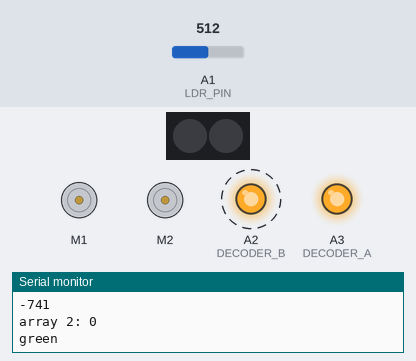
The sketch below on a simulated Arduino Uno, built with avr-gcc and run on an emulated ATmega328P. On the bench: 2 × DC motor (green arrow = forward, orange = backward, longer = faster), 2 RGB LEDs in strip order, left to right, output pins drawn as LEDs (lit = HIGH), the last lines printed to the serial monitor. Dashed ring = blinking. The inputs (shaded band) are chosen by the test bench; at power-on: A1 (LDR_PIN) = 512. Dim RGB values are drawn brighter than linear.

Above: at 3.3 s.
3.4 s: A1 (LDR_PIN) set to 1023
At 4.6 s:
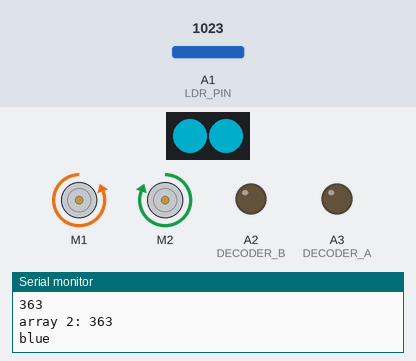
6.4 s: A1 (LDR_PIN) set to 210
At 7.11 s:
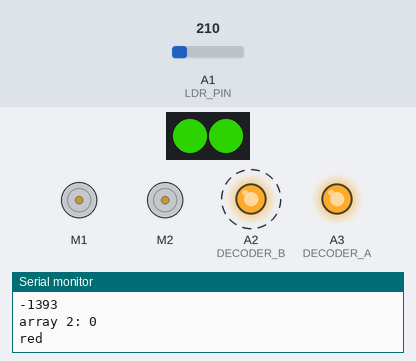
9.4 s: A1 (LDR_PIN) set to 900
At 10.89 s:
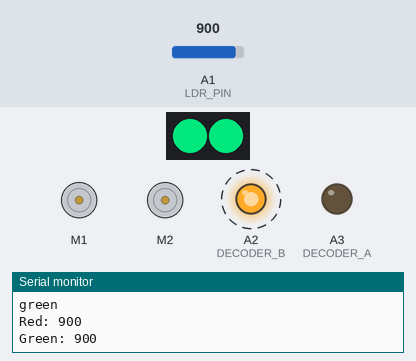
12.4 s: A1 (LDR_PIN) set to 716
At 14.14 s:
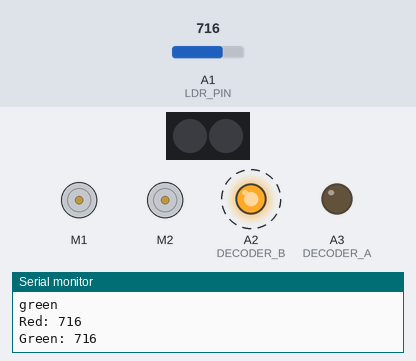
Timing chart, 0 to 16.4 s (numbered marks = the images above; inputs shaded):
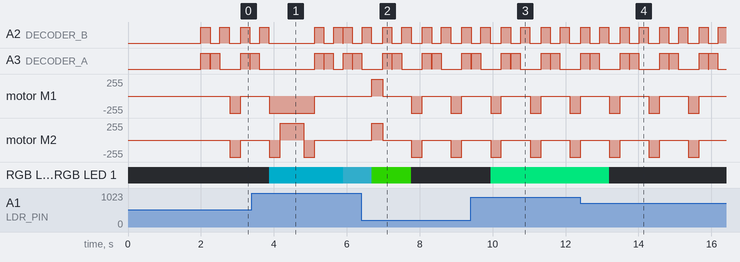

Measured:
- after the input at 3.4 s, RGB LED 0, RGB LED 1: off → RGB(0, 91, 107) after 0.47 s, → RGB(26, 91, 107) 2.0 s later
- after the input at 6.4 s, motor M1, motor M2: stopped → forward 255/255 after 0.29 s, then repeats every 1.1 s: stopped 0.78 s, backward 255/255 0.30 s; RGB LED 0, RGB LED 1: RGB(26, 91, 107) → RGB(26, 125, 0) after 0.29 s, → off 1.1 s later
- after the input at 9.4 s, RGB LED 0, RGB LED 1: off → RGB(0, 180, 97) after 0.54 s
- after the input at 12.4 s, RGB LED 0, RGB LED 1: RGB(0, 180, 97) → off after 0.80 s
- by itself, A2 (DECODER_B): alternates HIGH for 0.25 s and LOW for 0.27 s
- by itself, A3 (DECODER_A): repeats every 1.1 s: LOW 0.01 s, HIGH 0.25 s, LOW 0.57 s, HIGH 0.25 s

The sketch:

fast.ino
```cpp
#include "MeMCore.h"

//Pin Definitions
#define ULTRASONIC_PIN 12 //12 for port 1, 10 for port 2
#define IR_RECEIVER_PIN A0
#define LDR_PIN A1
#define DECODER_B A2  //connect decoder connection to port 3
#define DECODER_A A3

//Value Definitions
#define SPEED_OF_SOUND 345
#define TURNING_TIME 300 // The time duration (ms) for turning
#define FORWARD_TIME 650
#define CORRECT_TIME 20
#define LDR_WAIT 10
#define IR_WAIT 15
#define CORRECT_TIMES 2
#define RGB_TIME 200
#define BASELINE_AMBIENT_IR 950
#define RED 1
#define GREEN 2
#define ORANGE 3
#define PURPLE 4
#define LIGHT_BLUE 5
#define WHITE 6

MeBuzzer buzzer; // create the buzzer object
MeDCMotor leftMotor(M1); // assigning leftMotor to port M1
MeDCMotor rightMotor(M2); // assigning RightMotor to port M2
MeRGBLed led(0, 30); // Based on hardware connections on mCore; cannot change
MeLineFollower lineFinder(PORT_2);

// Setting motor speed to an integer between 1 and 255
// The larger the number, the faster the speed
uint8_t motorSpeed = 255; // (255 / 3) for actual speed
int status = 0;

long colour_array[3] = {0};

//find lab values
long black_array[] = {930, 768, 855};
long white_array[] = {974, 955, 973};
long rgb_array[3] = {0};

//credit to Dr Henry for this function
long get_LDR_avg_reading(int times) {
  long total = 0;
  for (int i = 0; i < times; i += 1) {
    total += analogRead(LDR_PIN);
    delay(LDR_WAIT);
  }
  return total / times;
}

long get_IR_avg_reading(int times) {
  long total = 0;
  for (int i = 0; i < times; i += 1) {
    total += analogRead(IR_RECEIVER_PIN);
    delay(IR_WAIT);
  }
  return total / times;
}

void stop_motor() {
  leftMotor.stop();
  rightMotor.stop();
}

void go_forward() {
  leftMotor.run(-motorSpeed);
  rightMotor.run(motorSpeed);
}

void reverse(int time) {
  leftMotor.run(motorSpeed);
  rightMotor.run(-motorSpeed);
  delay(time);
  stop_motor();
}

void right_turn(int time) {
  leftMotor.run(-motorSpeed);
  rightMotor.run(-motorSpeed);
  delay(time);
  stop_motor();
}

void left_turn(int time) {
  leftMotor.run(motorSpeed);
  rightMotor.run(motorSpeed);
  delay(time);
  stop_motor();
}

void right_turn_2_grid(int turn_time, int fwd_time) {
  right_turn(turn_time);
  go_forward();
  delay(fwd_time);
  stop_motor();
  right_turn(turn_time);
}

void left_turn_2_grid(int turn_time, int fwd_time) {
  left_turn(turn_time);
  go_forward();
  delay(fwd_time);
  stop_motor();
  left_turn(turn_time);
}

void rotate_back(int time) {
  right_turn(time + 10);
  right_turn(time + 10);
  stop_motor();
}

void calibrate_speed_of_sound() {
  float speed;
  Serial.println("Place object 10 cm away from sensor");
  delay(2000);
  digitalWrite(ULTRASONIC_PIN, LOW);
  delayMicroseconds(2);
  digitalWrite(ULTRASONIC_PIN, HIGH);
  delayMicroseconds(100);
  digitalWrite(ULTRASONIC_PIN, LOW);
  pinMode(ULTRASONIC_PIN, INPUT);
  long duration = pulseIn(ULTRASONIC_PIN, HIGH);
  Serial.println(duration);
  speed = ((10.0 * 2 * 10000.0) / ((float)duration ));
  Serial.println(speed);
}

void endSong() {
#define NOTE_B0  31
#define NOTE_C1  33
#define NOTE_CS1 35
#define NOTE_D1  37
#define NOTE_DS1 39
#define NOTE_E1  41
#define NOTE_F1  44
#define NOTE_FS1 46
#define NOTE_G1  49
#define NOTE_GS1 52
#define NOTE_A1  55
#define NOTE_AS1 58
#define NOTE_B1  62
#define NOTE_C2  65
#define NOTE_CS2 69
#define NOTE_D2  73
#define NOTE_DS2 78
#define NOTE_E2  82
#define NOTE_F2  87
#define NOTE_FS2 93
#define NOTE_G2  98
#define NOTE_GS2 104
#define NOTE_A2  110
#define NOTE_AS2 117
#define NOTE_B2  123
#define NOTE_C3  131
#define NOTE_CS3 139
#define NOTE_D3  147
#define NOTE_DS3 156
#define NOTE_E3  165
#define NOTE_F3  175
#define NOTE_FS3 185
#define NOTE_G3  196
#define NOTE_GS3 208
#define NOTE_A3  220
#define NOTE_AS3 233
#define NOTE_B3  247
#define NOTE_C4  262
#define NOTE_CS4 277
#define NOTE_D4  294
#define NOTE_DS4 311
#define NOTE_E4  330
#define NOTE_F4  349
#define NOTE_FS4 370
#define NOTE_G4  392
#define NOTE_GS4 415
#define NOTE_A4  440
#define NOTE_AS4 466
#define NOTE_B4  494
#define NOTE_C5  523
#define NOTE_CS5 554
#define NOTE_D5  587
#define NOTE_DS5 622
#define NOTE_E5  659
#define NOTE_F5  698
#define NOTE_FS5 740
#define NOTE_G5  784
#define NOTE_GS5 831
#define NOTE_A5  880
#define NOTE_AS5 932
#define NOTE_B5  988
#define NOTE_C6  1047
#define NOTE_CS6 1109
#define NOTE_D6  1175
#define NOTE_DS6 1245
#define NOTE_E6  1319
#define NOTE_F6  1397
#define NOTE_FS6 1480
#define NOTE_G6  1568
#define NOTE_GS6 1661
#define NOTE_A6  1760
#define NOTE_AS6 1865
#define NOTE_B6  1976
#define NOTE_C7  2093
#define NOTE_CS7 2217
#define NOTE_D7  2349
#define NOTE_DS7 2489
#define NOTE_E7  2637
#define NOTE_F7  2794
#define NOTE_FS7 2960
#define NOTE_G7  3136
#define NOTE_GS7 3322
#define NOTE_A7  3520
#define NOTE_AS7 3729
#define NOTE_B7  3951
#define NOTE_C8  4186
#define NOTE_CS8 4435
#define NOTE_D8  4699
#define NOTE_DS8 4978
#define REST      0

  int tempo = 114;

  int melody[] = {

    NOTE_A4, 16, NOTE_B4, 16, NOTE_D5, 16, NOTE_B4, 16,
    NOTE_FS5, -8, NOTE_FS5, -8, NOTE_E5, -4, NOTE_A4, 16, NOTE_B4, 16, NOTE_D5, 16, NOTE_B4, 16,
    NOTE_A5, 4, NOTE_CS5, 8, NOTE_D5, -8, NOTE_CS5, 16, NOTE_B4, 8, NOTE_A4, 16, NOTE_B4, 16, NOTE_D5, 16, NOTE_B4, 16,

    NOTE_D5, 4, NOTE_E5, 8, NOTE_CS5, -8, NOTE_B4, 16, NOTE_A4, 4, NOTE_A4, 8, //23
    NOTE_E5, 4, NOTE_D5, 2, REST, 4,


  };

  int notes = sizeof(melody) / sizeof(melody[0]) / 2;

  int wholenote = (60000 * 4) / tempo;

  int divider = 0, noteDuration = 0;
  for (int thisNote = 0; thisNote < notes * 2; thisNote = thisNote + 2) {
    divider = melody[thisNote + 1];
    if (divider > 0) {
      noteDuration = (wholenote) / divider;
    } else if (divider < 0) {
      noteDuration = (wholenote) / abs(divider);
      noteDuration *= 1.5;
    }
    buzzer.tone(melody[thisNote], noteDuration);
  }
}

float distance_left() {
  digitalWrite(ULTRASONIC_PIN, LOW);
  delayMicroseconds(2);
  digitalWrite(ULTRASONIC_PIN, HIGH);
  delayMicroseconds(100);
  digitalWrite(ULTRASONIC_PIN, LOW);

  pinMode(ULTRASONIC_PIN, INPUT);
  long duration = pulseIn(ULTRASONIC_PIN, HIGH, 3000);
  float distance = (((float)SPEED_OF_SOUND * (float)duration / 10000.0) / 2.0) - 3.5;
  //  Serial.println(duration);
//  Serial.print("distance: ");
//  Serial.println(distance);
//  Serial.println("cm");
  delay(300);
  if (distance < 0) {
    return 100;
  }
  return distance;
}

void adjust_angle() {
  float distance_1 = distance_left();
  if (distance_1 > 15.5) {
    return;
  }
  //
  //  if (distance_1 < 5) {
  //    right_turn(TURNING_TIME / 2);
  //    stop_motor();
  //  }
  //
  //  else if (distance_1 > 11) {
  //    left_turn(TURNING_TIME / 2);
  //    stop_motor();
  //  }

  //using 8cm as the mid point
  if (distance_1 > 8.5) {
    left_turn(CORRECT_TIME);
    stop_motor();
  }

  else if (distance_1 < 6.5) {
    right_turn(CORRECT_TIME);
    stop_motor();
  }
}

void shine_red() {
  analogWrite(DECODER_A, 255);
  analogWrite(DECODER_B, 255);
  delay(RGB_TIME);
  colour_array[0] = get_LDR_avg_reading(5);
  analogWrite(DECODER_A, LOW);
  analogWrite(DECODER_B, LOW);
  Serial.print("Red: ");
  Serial.println(colour_array[0]);
  delay(LDR_WAIT);
}

void shine_green() {
  analogWrite(DECODER_A, 255);
  analogWrite(DECODER_B, 0);
  delay(RGB_TIME);
  colour_array[1] = get_LDR_avg_reading(5);
  analogWrite(DECODER_A, LOW);
  analogWrite(DECODER_B, LOW);
  Serial.print("Green: ");
  Serial.println(colour_array[1]);
  delay(LDR_WAIT);
}

void shine_blue() {
  analogWrite(DECODER_A, 0);
  analogWrite(DECODER_B, 255);
  delay(RGB_TIME);
  colour_array[2] = get_LDR_avg_reading(5);
  analogWrite(DECODER_A, LOW);
  analogWrite(DECODER_B, LOW);
  Serial.print("Blue: ");
  Serial.println(colour_array[2]);
  delay(LDR_WAIT);
}

//1 Red
//2 Green
//3 Orange
//4 Purple
//5 Light Blue
//6 White
int identify_colour() {
  int red = rgb_array[0];
  int green = rgb_array[1];
  int blue = rgb_array[2];

  if (red > 199) {

    if (green > 200) {
      if (blue > 200) {
        Serial.println("white");
        return WHITE;
      }
    }

    if (green < 150) {
      Serial.println("red");
      return RED;
    }

    if (green > 130) {
      Serial.println("orange");
      return ORANGE;
    }
  }

  if (blue > 220) {
    Serial.println("blue");
    return LIGHT_BLUE;
  }

  if (blue < 130) {
    Serial.println("green");
    return GREEN;
  }

  if (blue > 70) {
    Serial.println("purple");
    return PURPLE;
  }
  delay(5000);

  return identify_colour();
}

void colour_instruction(int colour) {
  if (colour == RED) {
    left_turn(TURNING_TIME);
    return;
  }

  if (colour == GREEN) {
    right_turn(TURNING_TIME);
    return;
  }

  if (colour == ORANGE) {
    rotate_back(TURNING_TIME);
    return;
  }

  if (colour == PURPLE) {
    left_turn_2_grid(TURNING_TIME, FORWARD_TIME);
    return;
  }

  if (colour == LIGHT_BLUE) {
    right_turn_2_grid(TURNING_TIME, FORWARD_TIME);
    return;
  }

  if (colour == WHITE) {
  }
}

//1 Red
//2 Green
//3 Orange
//4 Purple
//5 Light Blue
//6 White
void parse_colour() {
  shine_red();
  shine_green();
  shine_blue();

  for (int i = 0; i < 3; i += 1) {
    long reading = ((colour_array[i] - black_array[i]) * 255) / (white_array[i] - black_array[i]);
    Serial.println(reading);

    if (reading < 0) {
      reading = 0;
    }
    rgb_array[i] = reading;

    Serial.print("array ");
    Serial.print(i);
    Serial.print(": ");
    Serial.println(rgb_array[i]);
  }

  led.setColor(rgb_array[0], rgb_array[1], rgb_array[2]);
  led.show();
  int colour = identify_colour();
  colour_instruction(colour);
}

int ir_read() {

  stop_motor();
  analogWrite(DECODER_A, 0);
  analogWrite(DECODER_B, 255);

  delay(IR_WAIT);

  int ambient = analogRead(IR_RECEIVER_PIN);
  Serial.print("ambient: ");
  Serial.println(ambient);

  analogWrite(DECODER_A, LOW);
  analogWrite(DECODER_B, LOW);

  delay(IR_WAIT);

  int reading = analogRead(IR_RECEIVER_PIN);
  Serial.print("reading: ");
  Serial.println(reading);

  Serial.print("difference: ");
  Serial.println(ambient - reading);

  analogWrite(DECODER_A, 0);
  analogWrite(DECODER_B, 255);
}

void travel() {
  int sensor_state = lineFinder.readSensors();
  if (sensor_state != 3) {
    stop_motor();
    parse_colour();
  }
  else {
    sensor_state = lineFinder.readSensors();
  }
  if (sensor_state != 3) {
    stop_motor();
    parse_colour();
  }
  else {
    go_forward();
    adjust_angle();
  }

}

void setup() {
  delay(2000); // Do nothing for 10000 ms = 10 seconds
  Serial.begin(9600);
  pinMode(DECODER_A, OUTPUT);
  pinMode(DECODER_B, OUTPUT);
  pinMode(IR_RECEIVER_PIN, INPUT);
  pinMode(LDR_PIN, INPUT);
  analogWrite(DECODER_A, 0);
  analogWrite(DECODER_B, 0);
  led.setpin(13);
  //  endSong();
}

void loop() {
  travel();
}
```
